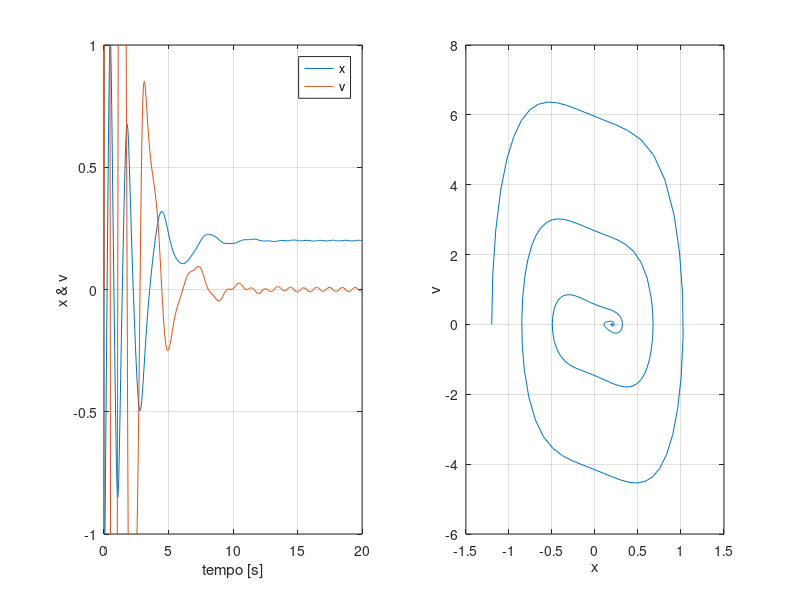

The MATLAB script that drew this image: (Note: this script raises an error after producing the figure.)
clearvars

m = 1;
gamma = 1;   %prova 1, 0.2 e 4(osserva grafico sx e vedi sottoperiodi e periodi maggiori)
k1 = -2;
k3 = 50;
A = 0.05;
f0 = 1;
omega = 2*pi*f0;

t0 = 0;
durata = 20;
x0 = -1.2; %try -1.4
v0 = 0;


ff = @(t, xv)[xv(2); -gamma*xv(2) - (k1/m)*xv(1) - (k3/m)*xv(1)^3 + (A/m)*sin(omega * t)];

% 2. Soluzione numerica usando ode45
[tt xv] = ode45(ff,t0+[0 durata],[x0 v0]);
xx = xv(:,1);
vv = xv(:,2);

% Plot del risultato
figure(3);
subplot(1,2,1);
plot(tt,[xx vv]);
legend("x","v");
grid on;
ylim([-1 1])
xlabel('tempo [s]');
ylabel('x & v');
subplot(1,2,2);
plot(xx,vv);
grid on;
%xlim([-0.2 0.2])
%ylim([-1 1])
xlabel('x');
ylabel('v');
sgtitle('Forzante non risonante')